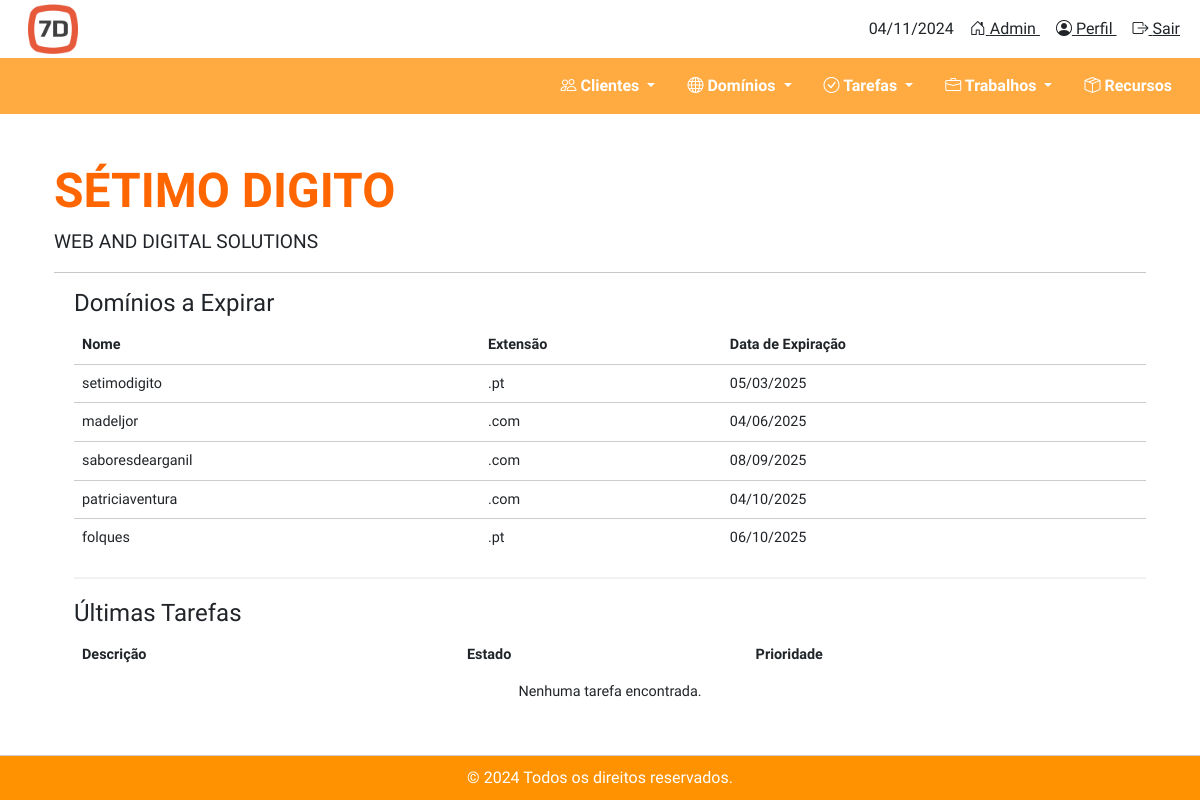
The page / on the database its author committed.
### dominios/models.py (models this page shows, shortened)
class Dominio(models.Model):
    ESTADOS = [
        ('ativo', 'Ativo'),
        ('suspenso', 'Suspenso'),
        ('expirado', 'Expirado'),
        ('terminado', 'Terminado'),
    ]
    EXTENSOES = [
        ('.com', '.com'),
        ('.pt', '.pt'),
        ('.net', '.net'),
        ('.org', '.org'),
        ('.bizz', '.bizz'),
    ]
    nome = models.CharField(max_length=255)
    extensao = models.CharField(max_length=10, choices=EXTENSOES)
    estado = models.CharField(max_length=10, choices=ESTADOS)
    data_criacao = models.DateField()  # Alterado para DateField
    data_expiracao = models.DateField()  # Alterado para DateField
    cliente = models.ForeignKey(Cliente, on_delete=models.CASCADE, related_name='dominios_dominio')

### homepage/views.py (the view)
# urls.py: path('', homepage, name='homepage'),  # URL da homepage
def homepage(request):
    um_ano = datetime.now() + timedelta(days=365)
    proximos_dominios = Dominio.objects.filter(data_expiracao__lte=um_ano).order_by('data_expiracao')[:5]
    tarefas_a_fazer = Tarefa.objects.filter(estado='a_fazer').order_by('-id')[:5]
    tarefas_em_progresso = Tarefa.objects.filter(estado='em_progresso').order_by('-id')[:5]
    tarefas_concluidas = Tarefa.objects.filter(estado='concluido').order_by('-id')[:5]
    return render(request, 'homepage/homepage.html', {
        'proximos_dominios': proximos_dominios,
        'tarefas_a_fazer': tarefas_a_fazer,
        'tarefas_em_progresso': tarefas_em_progresso,
        'tarefas_concluidas': tarefas_concluidas,
    })

### homepage/templates/homepage/homepage.html (shortened to what this page needs)
{% extends "base.html" %}
{% block content %}
<div class="container mt-5">
    <h1 style="font-family: 'Play', sans-serif; font-weight: 700; color: #FF6600; font-size: 3rem;">SÉTIMO DIGITO</h1>
    <p class="lead" style="font-family: 'Play', sans-serif; font-size: 1.2em;">WEB AND DIGITAL SOLUTIONS</p>
    <hr>
    <div style="flex: 1; padding-left: 20px;">
        <h2 style="font-size: 1.5rem;">Domínios a Expirar</h2>
        <table style="width: 100%; border-collapse: collapse;">
            <thead>
                <tr>
                    <th style="padding: 8px; font-size: 0.9rem;">Nome</th>
                    <th style="padding: 8px; font-size: 0.9rem;">Extensão</th>
                    <th style="padding: 8px; font-size: 0.9rem;">Data de Expiração</th>
                </tr>
            </thead>
            <tbody>
                {% for dominio in proximos_dominios %}
                <tr>
                    <td style="border-top: 1px solid #ccc; padding: 8px; font-size: 0.9rem;">{{ dominio.nome }}</td>
                    <td style="border-top: 1px solid #ccc; padding: 8px; font-size: 0.9rem;">{{ dominio.extensao }}</td>
                    <td style="border-top: 1px solid #ccc; padding: 8px; font-size: 0.9rem;">{{ dominio.data_expiracao|date:"d/m/Y" }}</td>
                </tr>
                {% endfor %}
            </tbody>
        </table>
        <hr style="border: 1px solid #ccc; margin: 20px 0;">
        <h2 style="font-size: 1.5rem;">Últimas Tarefas</h2>
        <table style="width: 100%; border-collapse: collapse;">
            <thead>
                <tr>
                    <th style="padding: 8px; font-size: 0.9rem;">Descrição</th>
                    <th style="padding: 8px; font-size: 0.9rem;">Estado</th>
                    <th style="padding: 8px; font-size: 0.9rem;">Prioridade</th>
                </tr>
            </thead>
            <tbody>
                {% for tarefa in ultimas_tarefas %}
                <tr>
                    <td
                        style="border-top: 1px solid #ccc; padding: 8px; font-size: 0.9rem;"
                        data-tooltip="{{ tarefa.cliente.nome }}"
                    >{{ tarefa.descricao }}</td>
                    <td style="border-top: 1px solid #ccc; padding: 8px; font-size: 0.9rem;">
                        {% if tarefa.estado == 'pendente' %}
                            <span class="badge bg-warning text-dark">Pendente</span>
                        {% elif tarefa.estado == 'em_andamento' %}
                            <span class="badge bg-info text-dark">Em Andamento</span>
                        {% elif tarefa.estado == 'concluida' %}
                            <span class="badge bg-success">Concluída</span>
                        {% else %}
                            <span class="badge bg-secondary">Outro Estado</span>
                        {% endif %}
                    </td>
                    <td style="border-top: 1px solid #ccc; padding: 8px; font-size: 0.9rem;">
                        {% if tarefa.prioridade == 'alta' %}
                            <span class="badge bg-danger">Alta</span>
                        {% elif tarefa.prioridade == 'media' %}
                            <span class="badge bg-warning text-dark">Média</span>
                        {% else %}
                            <span class="badge bg-secondary">Baixa</span>
                        {% endif %}
                    </td>
                </tr>
                {% empty %}
                <tr>
                    <td colspan="3" style="text-align: center; padding: 8px; font-size: 0.9rem;">Nenhuma tarefa encontrada.</td>
                </tr>
                {% endfor %}
            </tbody>
        </table>
    </div>
</div>
{% endblock %}

### static/css/styles.css (style rules this page uses)
html, body { height: 100%; margin: 0; padding: 0; }
.container { flex-grow: 1; }
* { font-family: 'Play', sans-serif; }

### rows shown on the page
Dominio: nome "setimodigito", extensao ".pt", data_expiracao "05/03/2025"
Dominio: nome "madeljor", extensao ".com", data_expiracao "04/06/2025"
Dominio: nome "saboresdearganil", extensao ".com", data_expiracao "08/09/2025"
Dominio: nome "patriciaventura", extensao ".com", data_expiracao "04/10/2025"
Dominio: nome "folques", extensao ".pt", data_expiracao "06/10/2025"

### other values the page prints
{{ today }} "04/11/2024"
{{ current_year }} "2024"
